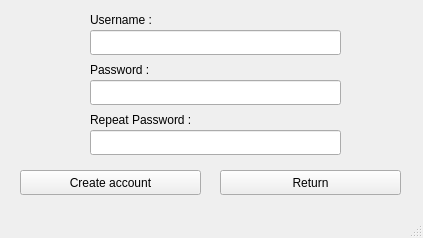
<?xml version="1.0" encoding="UTF-8"?>
<ui version="4.0">
 <class>RegisterWindow</class>
 <widget class="QMainWindow" name="RegisterWindow">
  <property name="geometry">
   <rect>
    <x>0</x>
    <y>0</y>
    <width>423</width>
    <height>238</height>
   </rect>
  </property>
  <property name="windowTitle">
   <string>RegisterWindow</string>
  </property>
  <widget class="QWidget" name="centralwidget">
   <widget class="QLabel" name="label">
    <property name="geometry">
     <rect>
      <x>90</x>
      <y>10</y>
      <width>141</width>
      <height>20</height>
     </rect>
    </property>
    <property name="text">
     <string>Username :</string>
    </property>
   </widget>
   <widget class="QPushButton" name="pushButton">
    <property name="geometry">
     <rect>
      <x>20</x>
      <y>170</y>
      <width>181</width>
      <height>25</height>
     </rect>
    </property>
    <property name="text">
     <string>Create account</string>
    </property>
   </widget>
   <widget class="QLineEdit" name="lineEdit">
    <property name="geometry">
     <rect>
      <x>90</x>
      <y>30</y>
      <width>251</width>
      <height>25</height>
     </rect>
    </property>
    <property name="text">
     <string/>
    </property>
   </widget>
   <widget class="QLineEdit" name="lineEdit_3">
    <property name="geometry">
     <rect>
      <x>90</x>
      <y>130</y>
      <width>251</width>
      <height>25</height>
     </rect>
    </property>
    <property name="text">
     <string/>
    </property>
   </widget>
   <widget class="QLabel" name="label_3">
    <property name="geometry">
     <rect>
      <x>90</x>
      <y>110</y>
      <width>241</width>
      <height>20</height>
     </rect>
    </property>
    <property name="text">
     <string>Repeat Password :</string>
    </property>
   </widget>
   <widget class="QLineEdit" name="lineEdit_2">
    <property name="geometry">
     <rect>
      <x>90</x>
      <y>80</y>
      <width>251</width>
      <height>25</height>
     </rect>
    </property>
    <property name="text">
     <string/>
    </property>
   </widget>
   <widget class="QPushButton" name="pushButton_2">
    <property name="geometry">
     <rect>
      <x>220</x>
      <y>170</y>
      <width>181</width>
      <height>25</height>
     </rect>
    </property>
    <property name="text">
     <string>Return</string>
    </property>
   </widget>
   <widget class="QLabel" name="label_2">
    <property name="geometry">
     <rect>
      <x>90</x>
      <y>60</y>
      <width>141</width>
      <height>20</height>
     </rect>
    </property>
    <property name="text">
     <string>Password :</string>
    </property>
   </widget>
  </widget>
  <widget class="QMenuBar" name="menubar">
   <property name="geometry">
    <rect>
     <x>0</x>
     <y>0</y>
     <width>423</width>
     <height>21</height>
    </rect>
   </property>
  </widget>
  <widget class="QStatusBar" name="statusbar"/>
 </widget>
 <resources/>
 <connections/>
</ui>
